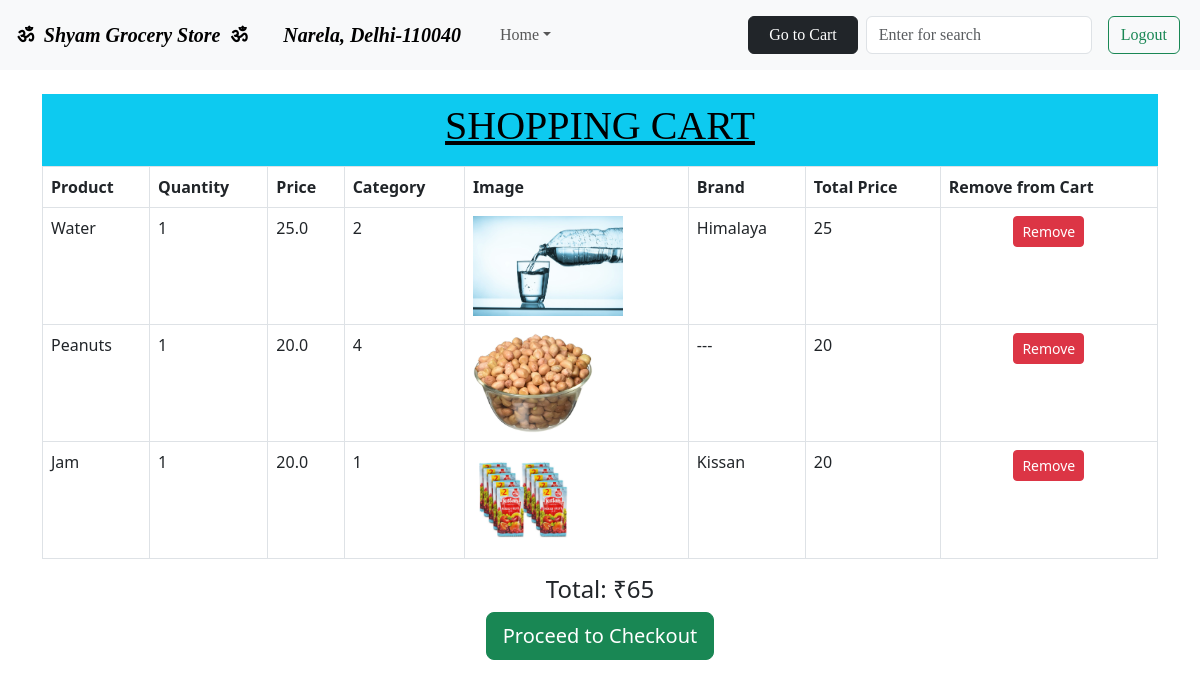
Screenshot of /cart (signed in) with the database file from the repository.
### model.py (models this page shows)
class Product(db.Model):
    __tablename__="product"
    id = db.Column('id', db.Integer, primary_key = True)
    name = db.Column(db.String(50))
    category = db.Column(db.Integer)
    brand = db.Column(db.String(50))
    mfg_date = db.Column(db.String(20))
    exp_date = db.Column(db.String(20))
    unit = db.Column(db.String(15))
    qty = db.Column(db.Integer)
    price_per_unit = db.Column(db.Float(15))
    image = db.Column(db.String)

### controller.py (the view)
@app.route("/cart")
def cart():
    if "user_id" in session:
        cart = Cart.query.filter_by(user_id=session["user_id"])
        cart_list = [i for i in cart]
        pro_list = []
        total_price = 0
        for item in cart_list:
            pro = Product.query.filter_by(id=item.product_id).first()
            pro_list.append((pro.name, item.product_qty, pro.price_per_unit, pro.category, pro.image, pro.brand, int(pro.price_per_unit)*int(item.product_qty), item.cart_id ))
            print(pro.name, item.product_qty, pro.price_per_unit, pro.category, pro.image, pro.brand)
        for price in pro_list:
            total_price += int(price[6])
        return render_template("cart.html", product_list = pro_list , flag=False, cart_total=total_price)
    else:
        return redirect("/sign-in")

### templates/cart.html
{% extends "base.html" %}
{% block main %}
    <div class="container my-4">
        <div class="text-bg-info p-2" style="font-family: Algerian;">
            <h1><center><u>SHOPPING CART</u></center></h1>
        </div>
        <div class="table-responsive">
                <table class="table table-bordered table-hover">
                    <thead>
                        <tr>
                            <th scope="col">Product</th>
                            <th scope="col">Quantity</th>
                            <th scope="col">Price</th>
                            <th scope="col">Category</th>
                            <th scope="col">Image</th>
                            <th scope="col">Brand</th>
                            <th scope="col">Total Price</th>
                            <th scope="col">Remove from Cart</th>
                        </tr>
                    </thead>
                    <tbody>
                        {% for item in product_list %}
                        <tr>
                            <td>{{ item[0] }}</td>
                            <td>{{ item[1] }}</td>
                            <td>{{ item[2] }}</td>
                            <td>{{ item[3] }}</td>
                            <td><img src="{{ item[4] }}" height="100px"></td>
                            <td>{{ item[5] }}</td>
                            <td>{{ item[6] }}</td>
                            <td>
                                <center><a href="/remove_from_cart/{{ item[7] }}" name="remove_item" class="btn btn-danger btn-sm">Remove</a></center>
                            </td>
                        </tr>
                        {% endfor %}
                    </tbody>
                </table>
        </div>
        <div class="text-center">
            <h4>Total: ₹{{ cart_total }}</h4>
            <a href="/checkout" class="btn btn-success btn-lg">Proceed to Checkout</a>
        </div>
    </div>
{% endblock %}

### templates/base.html (shortened to what this page needs)
<!doctype html>
<html lang="en">
  <head>
    <link href="https://cdn.jsdelivr.net/npm/bootstrap@5.3.0/dist/css/bootstrap.min.css" rel="stylesheet">
  </head>
  <body>
    <nav class="navbar navbar-expand-lg bg-body-tertiary">
        <div class="container-fluid" style="font-family:Algerian;">
          <a class="navbar-brand"><b>&nbsp;&#x0950;&nbsp;&nbsp;<i>Shyam Grocery Store</i>&nbsp;&nbsp;&#x0950;&nbsp;</b></a>
          <a class="navbar-brand"><b>&nbsp;&nbsp;&nbsp;<i>Narela, Delhi-110040</i>&nbsp;&nbsp;&nbsp;</b></a>
          <div class="collapse navbar-collapse" id="navbarSupportedContent">
            <ul class="navbar-nav me-auto mb-2 mb-lg-0">
              <li class="nav-item dropdown">
                <a class="nav-link dropdown-toggle" role="button" data-bs-toggle="dropdown" aria-expanded="false">Home</a>
              </li>
            </ul>
            {% if flag==False %}
            <a href='/cart' type="button" style="float:right;" class="btn btn-dark mx-2 my-2">&nbsp;&nbsp;Go to Cart&nbsp;&nbsp;</a>
            {% endif %}
            {% if flag %}
            <form class="d-flex" role="search" action="/admin_search" method="GET">
              <input class="form-control me-2" type="text" name="query" placeholder="Enter for search" aria-label="Search">
              <button class="btn btn-outline-success" type="submit" hidden>Search</button>
            </form>
            {% else %}
            <form class="d-flex" role="search" action="/search" method="GET">
              <input class="form-control me-2" type="text" name="query" placeholder="Enter for search" aria-label="Search">
            </form>
            {% endif %}
            {% if flag %}
            <form class="d-flex mx-2" role="search" action="/admin_logout" method="POST">
              <button class="btn btn-outline-success" type="submit">Logout</button>
            </form>
            {% else %}
            <form class="d-flex mx-2" role="search" action="/logout" method="POST">
              <button class="btn btn-outline-success" type="submit">Logout</button>
            </form>
            {% endif %}
          </div>
        </div>
      </nav>
      {% block main %}
      {%  endblock %}
  </body>
</html>

### rows the page displays
Product: name "Water", qty "1", price_per_unit "25.0", category "2", image (picture), brand "Himalaya", id "25"
Product: name "Peanuts", qty "1", price_per_unit "20.0", category "4", image (picture), brand "---", item "20"
Product: name "Jam", item "1", price_per_unit "20.0", image (picture), brand "Kissan", item "20"

### other values shown
{{ cart_total }} "65"
